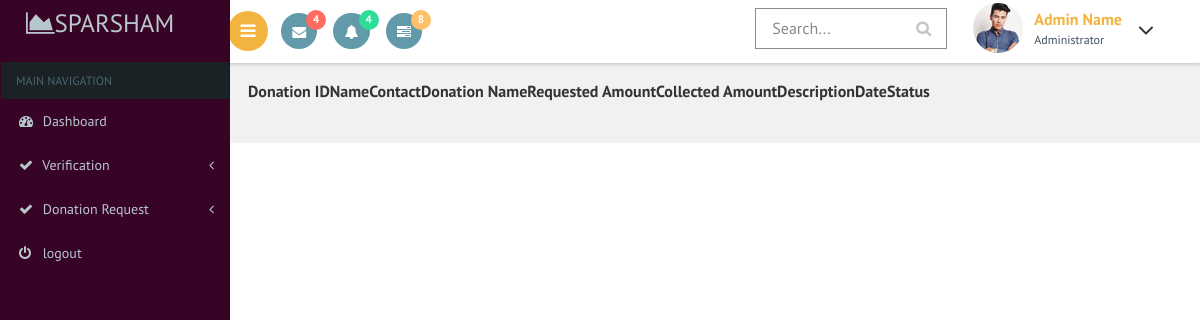
Page /secratary/moneydonationreq.php on the earlier database version.
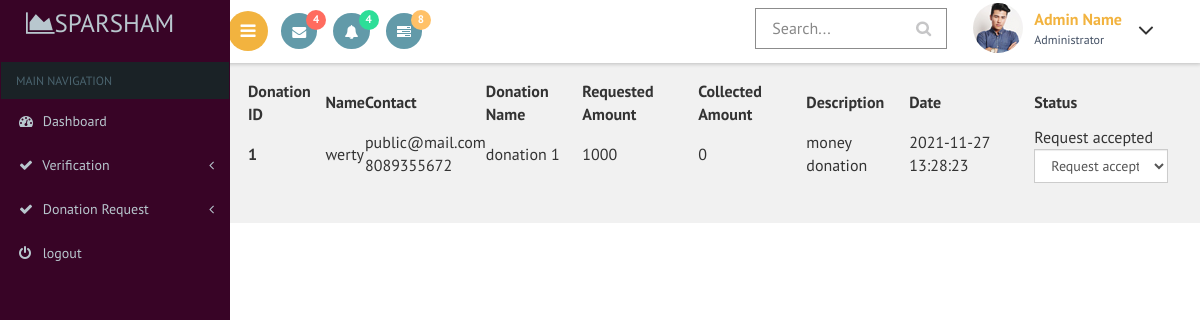
Same page on the later database version.
### tables this page shows
CREATE TABLE `money_donation` (
  `money_donation_id` int(11) NOT NULL,
  `email` varchar(30) NOT NULL,
  `requested_amount` int(11) NOT NULL,
  `collected_amount` int(11) NOT NULL DEFAULT 0,
  `donation_name` varchar(20) NOT NULL,
  `description` varchar(50) NOT NULL,
  `money_donation_status` int(3) NOT NULL DEFAULT 0,
  `donation_date` timestamp NOT NULL DEFAULT current_timestamp()
);

CREATE TABLE `registration` (
  `name` varchar(80) NOT NULL,
  `email` varchar(80) NOT NULL,
  `phone` bigint(11) NOT NULL,
  `gender` varchar(10) NOT NULL,
  `date_of_birth` varchar(20) NOT NULL,
  `house` varchar(80) NOT NULL,
  `place` varchar(80) NOT NULL,
  `country` int(11) NOT NULL,
  `state` int(11) NOT NULL,
  `district` int(11) NOT NULL,
  `pincode` int(6) NOT NULL,
  `profile_pic` varchar(100) NOT NULL DEFAULT '../images/avathar.jpg'
);

### secratary/moneydonationreq.php (the view, shortened to what this page needs)
<?php
include("dbconn.php");
?>
<!DOCTYPE html>
<html>
<head>
    <link href="css/bootstrap.css" rel='stylesheet' type='text/css' />
<link href="css/style.css" rel='stylesheet' type='text/css' />
<link href="css/font-awesome.css" rel="stylesheet">
<link href='css/SidebarNav.min.css' media='all' rel='stylesheet' type='text/css'/>
<link href="css/custom.css" rel="stylesheet">
    <link rel="stylesheet" type="text/css" href="https://cdn.datatables.net/1.10.21/css/jquery.dataTables.css">
</head>
<body class="cbp-spmenu-push">
    <div class="main-content">
    <div class="cbp-spmenu cbp-spmenu-vertical cbp-spmenu-left" id="cbp-spmenu-s1">
        <aside class="sidebar-left">
      <nav class="navbar navbar-inverse">
          <div class="navbar-header">
            <h1><a class="navbar-brand" href="index.html"><span class="fa fa-area-chart"></span>Sparsham<span class="dashboard_text"></span></a></h1>
          </div>
          <?php
          include("menu.php");
          ?>
      </nav>
    </aside>
    </div>
        <?php
        include("header.php");
        ?>
        <div id="page-wrapper">
    <table id="table_id" class="display">
    <thead>
        <tr>
            <th>Donation ID</th>
            <th>Name</th>
            <th>Contact</th>
            <th>Donation Name</th>
            <th>Requested Amount</th>
            <th>Collected Amount</th>
            <th>Description</th>
            <th>Date</th>
            <th>Status</th>
        </tr>
    </thead>
    <tbody>
         <?php
            $sql="select * from money_donation a,registration b where a.email=b.email order by a.donation_date desc";
            $res=mysqli_query($conn,$sql);
            if(mysqli_num_rows($res)>0){
                while($r=mysqli_fetch_assoc($res)){
            ?>
           <tr>
      <th scope="row"><?php echo $r['money_donation_id']?></th>
      <td><?php echo $r['name']?></td>
      <td><?php echo $r['email']?><br>
        <?php echo $r['phone']?><br>
      </td>
      <td><?php echo $r['donation_name']?></td>
      <td><?php echo $r['requested_amount']?></td>
      <td><?php echo $r['collected_amount']?></td>
        <td><?php echo $r['description']?></td>
        <td><?php echo $r['donation_date']?></td>
        <td>
            <div id="<?php echo $r['money_donation_id']?>">
                <?php
         if($r['money_donation_status']==0)
            echo "Request not accepted";
        else if($r['money_donation_status']==1)
            echo "Request accepted";
        else if($r['money_donation_status']==2)
            echo "Request rejected";
        else if($r['money_donation_status']==3)
            echo "Request completed";
     ?>
 </div>
 <form>
          <select class="form-control"  onchange="updatestatus(this.value,<?php echo $r['money_donation_id']?>)">
            <option value disabled selected> <?php
            if($r['money_donation_status']==0)
            echo "Request not accepted";
        else if($r['money_donation_status']==1)
            echo "Request accepted";
        else if($r['money_donation_status']==2)
            echo "Request rejected";
        else if($r['money_donation_status']==3)
            echo "Request completed";
            ?></option>
          </select>
      </form>
</td>
    </tr>
            <?php
        }
    }
            ?>
    </tbody>
</table>
</div></div>
</body>
</html>

Differences in the rows shown:
added money_donation: money_donation_id "1", registration.name "werty", registration.email "public@mail.com", registration.phone "8089355672", donation_name "donation 1", requested_amount "1000", collected_amount "0", description "money donation", donation_date "2021-11-27 13:28:23", shows "Request accepted"
